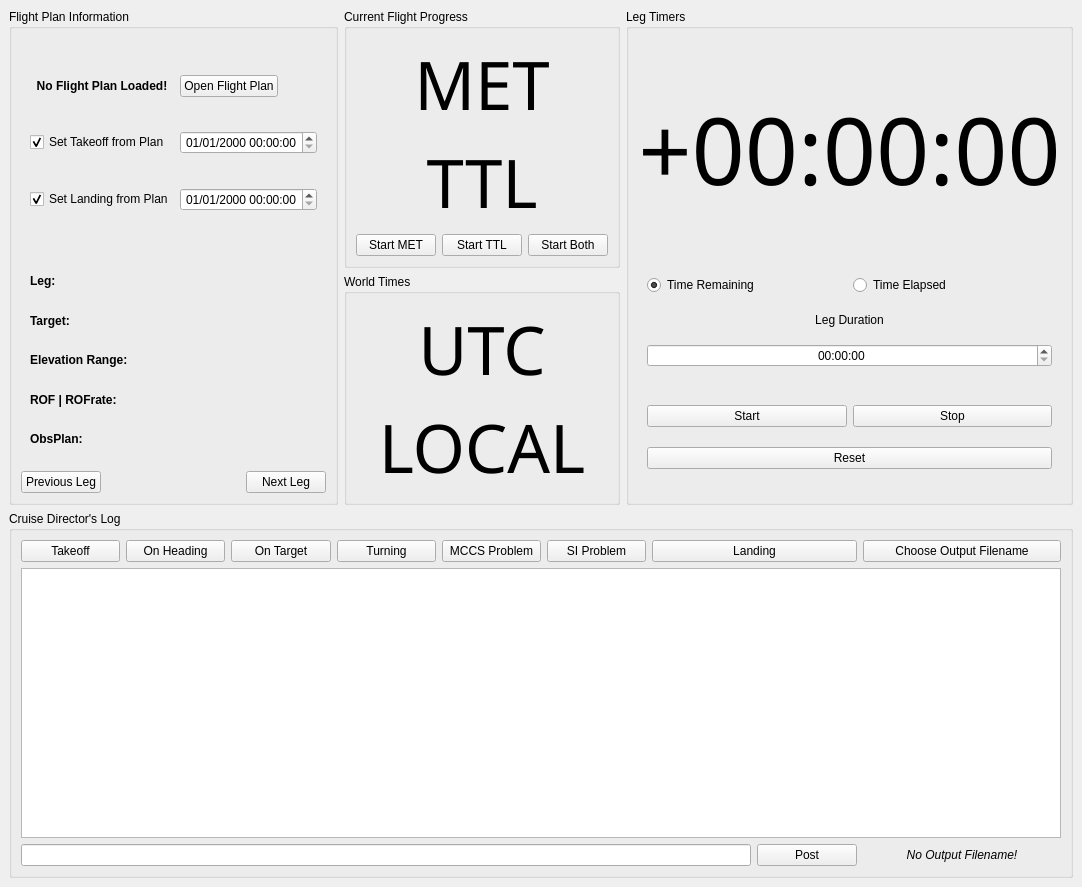
<?xml version="1.0" encoding="UTF-8"?>
<ui version="4.0">
 <class>MainWindow</class>
 <widget class="QMainWindow" name="MainWindow">
  <property name="geometry">
   <rect>
    <x>0</x>
    <y>0</y>
    <width>1002</width>
    <height>887</height>
   </rect>
  </property>
  <property name="windowTitle">
   <string>SOFIA Science Cruise Director</string>
  </property>
  <widget class="QWidget" name="centralwidget">
   <layout class="QGridLayout" name="gridLayout">
    <item row="0" column="3" rowspan="2" colspan="2">
     <widget class="QGroupBox" name="LegTimers">
      <property name="title">
       <string>Leg Timers</string>
      </property>
      <layout class="QGridLayout" name="gridLayout_2">
       <item row="3" column="0">
        <widget class="QWidget" name="widget" native="true">
         <layout class="QGridLayout" name="gridLayout_8">
          <item row="0" column="1">
           <widget class="QPushButton" name="leg_timer_stop">
            <property name="sizePolicy">
             <sizepolicy hsizetype="Minimum" vsizetype="Fixed">
              <horstretch>0</horstretch>
              <verstretch>0</verstretch>
             </sizepolicy>
            </property>
            <property name="text">
             <string>Stop</string>
            </property>
           </widget>
          </item>
          <item row="1" column="0" colspan="2">
           <widget class="QPushButton" name="leg_timer_reset">
            <property name="text">
             <string>Reset</string>
            </property>
           </widget>
          </item>
          <item row="0" column="0">
           <widget class="QPushButton" name="leg_timer_start">
            <property name="sizePolicy">
             <sizepolicy hsizetype="Minimum" vsizetype="Fixed">
              <horstretch>0</horstretch>
              <verstretch>0</verstretch>
             </sizepolicy>
            </property>
            <property name="text">
             <string>Start</string>
            </property>
           </widget>
          </item>
         </layout>
        </widget>
       </item>
       <item row="2" column="0">
        <widget class="QWidget" name="widget_2" native="true">
         <layout class="QGridLayout" name="gridLayout_9">
          <item row="0" column="0">
           <widget class="QRadioButton" name="time_select_remaining">
            <property name="text">
             <string>Time Remaining</string>
            </property>
            <property name="checked">
             <bool>true</bool>
            </property>
           </widget>
          </item>
          <item row="0" column="1">
           <widget class="QRadioButton" name="time_select_elapsed">
            <property name="text">
             <string>Time Elapsed</string>
            </property>
            <property name="checked">
             <bool>false</bool>
            </property>
           </widget>
          </item>
          <item row="3" column="0" colspan="2">
           <widget class="QTimeEdit" name="leg_duration">
            <property name="font">
             <font>
              <weight>50</weight>
              <bold>false</bold>
             </font>
            </property>
            <property name="toolTip">
             <string>HH:MM:SS</string>
            </property>
            <property name="alignment">
             <set>Qt::AlignCenter</set>
            </property>
            <property name="dateTime">
             <datetime>
              <hour>0</hour>
              <minute>0</minute>
              <second>0</second>
              <year>2000</year>
              <month>1</month>
              <day>1</day>
             </datetime>
            </property>
            <property name="currentSection">
             <enum>QDateTimeEdit::HourSection</enum>
            </property>
            <property name="displayFormat">
             <string>hh:mm:ss</string>
            </property>
            <property name="timeSpec">
             <enum>Qt::LocalTime</enum>
            </property>
           </widget>
          </item>
          <item row="2" column="0" colspan="2">
           <widget class="QLabel" name="txt_leg_duration">
            <property name="text">
             <string>Leg Duration</string>
            </property>
            <property name="alignment">
             <set>Qt::AlignCenter</set>
            </property>
           </widget>
          </item>
         </layout>
        </widget>
       </item>
       <item row="0" column="0" rowspan="2">
        <widget class="QLabel" name="txt_leg_timer">
         <property name="font">
          <font>
           <family>Digital-7</family>
           <pointsize>70</pointsize>
          </font>
         </property>
         <property name="text">
          <string>+00:00:00</string>
         </property>
         <property name="alignment">
          <set>Qt::AlignCenter</set>
         </property>
        </widget>
       </item>
      </layout>
     </widget>
    </item>
    <item row="0" column="0" rowspan="2" colspan="2">
     <widget class="QGroupBox" name="LegInformation">
      <property name="title">
       <string>Flight Plan Information</string>
      </property>
      <layout class="QGridLayout" name="gridLayout_4">
       <item row="2" column="2">
        <widget class="QPushButton" name="leg_next">
         <property name="sizePolicy">
          <sizepolicy hsizetype="Fixed" vsizetype="Fixed">
           <horstretch>0</horstretch>
           <verstretch>0</verstretch>
          </sizepolicy>
         </property>
         <property name="text">
          <string>Next Leg</string>
         </property>
         <property name="shortcut">
          <string>&gt;, Ctrl+M</string>
         </property>
        </widget>
       </item>
       <item row="2" column="0">
        <widget class="QPushButton" name="leg_previous">
         <property name="sizePolicy">
          <sizepolicy hsizetype="Fixed" vsizetype="Fixed">
           <horstretch>0</horstretch>
           <verstretch>0</verstretch>
          </sizepolicy>
         </property>
         <property name="text">
          <string>Previous Leg</string>
         </property>
         <property name="shortcut">
          <string>&lt;, Ctrl+N</string>
         </property>
        </widget>
       </item>
       <item row="0" column="0" colspan="3">
        <widget class="QWidget" name="widget_3" native="true">
         <property name="sizePolicy">
          <sizepolicy hsizetype="Preferred" vsizetype="Minimum">
           <horstretch>0</horstretch>
           <verstretch>0</verstretch>
          </sizepolicy>
         </property>
         <layout class="QGridLayout">
          <item row="2" column="1">
           <widget class="QDateTimeEdit" name="landing_time">
            <property name="alignment">
             <set>Qt::AlignCenter</set>
            </property>
            <property name="displayFormat">
             <string>MM/dd/yyyy HH:mm:ss</string>
            </property>
           </widget>
          </item>
          <item row="2" column="0">
           <widget class="QCheckBox" name="set_landingFP">
            <property name="text">
             <string>Set Landing from Plan</string>
            </property>
            <property name="checked">
             <bool>true</bool>
            </property>
           </widget>
          </item>
          <item row="1" column="0">
           <widget class="QCheckBox" name="set_takeoffFP">
            <property name="text">
             <string>Set Takeoff from Plan</string>
            </property>
            <property name="checked">
             <bool>true</bool>
            </property>
           </widget>
          </item>
          <item row="1" column="1">
           <widget class="QDateTimeEdit" name="takeoff_time">
            <property name="sizePolicy">
             <sizepolicy hsizetype="Minimum" vsizetype="Fixed">
              <horstretch>0</horstretch>
              <verstretch>0</verstretch>
             </sizepolicy>
            </property>
            <property name="alignment">
             <set>Qt::AlignCenter</set>
            </property>
            <property name="displayFormat">
             <string>MM/dd/yyyy HH:mm:ss</string>
            </property>
           </widget>
          </item>
          <item row="0" column="0">
           <widget class="QLabel" name="flightplan_filename">
            <property name="font">
             <font>
              <weight>75</weight>
              <bold>true</bold>
             </font>
            </property>
            <property name="text">
             <string>No Flight Plan Loaded!</string>
            </property>
            <property name="alignment">
             <set>Qt::AlignCenter</set>
            </property>
           </widget>
          </item>
          <item row="0" column="1">
           <widget class="QPushButton" name="flightplan_openfile">
            <property name="sizePolicy">
             <sizepolicy hsizetype="Fixed" vsizetype="Fixed">
              <horstretch>0</horstretch>
              <verstretch>0</verstretch>
             </sizepolicy>
            </property>
            <property name="text">
             <string>Open Flight Plan</string>
            </property>
            <property name="shortcut">
             <string>Ctrl+O</string>
            </property>
            <property name="autoDefault">
             <bool>true</bool>
            </property>
           </widget>
          </item>
         </layout>
        </widget>
       </item>
       <item row="1" column="0" colspan="3">
        <widget class="QWidget" name="leg_details" native="true">
         <layout class="QGridLayout" name="gridLayout_6">
          <item row="3" column="0">
           <widget class="QLabel" name="txt_elevation">
            <property name="sizePolicy">
             <sizepolicy hsizetype="Fixed" vsizetype="Preferred">
              <horstretch>0</horstretch>
              <verstretch>0</verstretch>
             </sizepolicy>
            </property>
            <property name="font">
             <font>
              <weight>75</weight>
              <bold>true</bold>
             </font>
            </property>
            <property name="text">
             <string>Elevation Range:</string>
            </property>
            <property name="alignment">
             <set>Qt::AlignLeading|Qt::AlignLeft|Qt::AlignVCenter</set>
            </property>
           </widget>
          </item>
          <item row="4" column="1">
           <widget class="QLabel" name="leg_rofrofrt">
            <property name="text">
             <string/>
            </property>
            <property name="textInteractionFlags">
             <set>Qt::LinksAccessibleByMouse|Qt::TextSelectableByKeyboard|Qt::TextSelectableByMouse</set>
            </property>
           </widget>
          </item>
          <item row="3" column="1">
           <widget class="QLabel" name="leg_elevation">
            <property name="text">
             <string/>
            </property>
            <property name="textInteractionFlags">
             <set>Qt::LinksAccessibleByMouse|Qt::TextSelectableByKeyboard|Qt::TextSelectableByMouse</set>
            </property>
           </widget>
          </item>
          <item row="5" column="1">
           <widget class="QLabel" name="leg_obsblock">
            <property name="text">
             <string/>
            </property>
            <property name="textInteractionFlags">
             <set>Qt::LinksAccessibleByMouse|Qt::TextSelectableByKeyboard|Qt::TextSelectableByMouse</set>
            </property>
           </widget>
          </item>
          <item row="1" column="0">
           <widget class="QLabel" name="txt_leg">
            <property name="sizePolicy">
             <sizepolicy hsizetype="Fixed" vsizetype="Preferred">
              <horstretch>0</horstretch>
              <verstretch>0</verstretch>
             </sizepolicy>
            </property>
            <property name="font">
             <font>
              <weight>75</weight>
              <bold>true</bold>
             </font>
            </property>
            <property name="text">
             <string>Leg:</string>
            </property>
            <property name="alignment">
             <set>Qt::AlignLeading|Qt::AlignLeft|Qt::AlignVCenter</set>
            </property>
           </widget>
          </item>
          <item row="4" column="0">
           <widget class="QLabel" name="txt_rof">
            <property name="sizePolicy">
             <sizepolicy hsizetype="Fixed" vsizetype="Preferred">
              <horstretch>0</horstretch>
              <verstretch>0</verstretch>
             </sizepolicy>
            </property>
            <property name="font">
             <font>
              <weight>75</weight>
              <bold>true</bold>
             </font>
            </property>
            <property name="text">
             <string>ROF | ROFrate:</string>
            </property>
            <property name="alignment">
             <set>Qt::AlignLeading|Qt::AlignLeft|Qt::AlignVCenter</set>
            </property>
           </widget>
          </item>
          <item row="1" column="1">
           <widget class="QLabel" name="leg_number">
            <property name="text">
             <string/>
            </property>
            <property name="textInteractionFlags">
             <set>Qt::LinksAccessibleByMouse|Qt::TextSelectableByKeyboard|Qt::TextSelectableByMouse</set>
            </property>
           </widget>
          </item>
          <item row="5" column="0">
           <widget class="QLabel" name="txt_obsplan">
            <property name="sizePolicy">
             <sizepolicy hsizetype="Fixed" vsizetype="Preferred">
              <horstretch>0</horstretch>
              <verstretch>0</verstretch>
             </sizepolicy>
            </property>
            <property name="font">
             <font>
              <weight>75</weight>
              <bold>true</bold>
             </font>
            </property>
            <property name="text">
             <string>ObsPlan:</string>
            </property>
            <property name="alignment">
             <set>Qt::AlignLeading|Qt::AlignLeft|Qt::AlignVCenter</set>
            </property>
           </widget>
          </item>
          <item row="2" column="1">
           <widget class="QLabel" name="leg_target">
            <property name="text">
             <string/>
            </property>
            <property name="textInteractionFlags">
             <set>Qt::LinksAccessibleByMouse|Qt::TextSelectableByKeyboard|Qt::TextSelectableByMouse</set>
            </property>
           </widget>
          </item>
          <item row="2" column="0">
           <widget class="QLabel" name="txt_target">
            <property name="enabled">
             <bool>true</bool>
            </property>
            <property name="sizePolicy">
             <sizepolicy hsizetype="Fixed" vsizetype="Preferred">
              <horstretch>0</horstretch>
              <verstretch>0</verstretch>
             </sizepolicy>
            </property>
            <property name="font">
             <font>
              <weight>75</weight>
              <bold>true</bold>
             </font>
            </property>
            <property name="lineWidth">
             <number>1</number>
            </property>
            <property name="text">
             <string>Target:</string>
            </property>
            <property name="alignment">
             <set>Qt::AlignLeading|Qt::AlignLeft|Qt::AlignVCenter</set>
            </property>
           </widget>
          </item>
         </layout>
        </widget>
       </item>
      </layout>
     </widget>
    </item>
    <item row="0" column="2">
     <widget class="QGroupBox" name="groupBox">
      <property name="title">
       <string>Current Flight Progress</string>
      </property>
      <layout class="QGridLayout" name="gridLayout_7">
       <item row="2" column="0">
        <widget class="QPushButton" name="set_takeoff_time">
         <property name="sizePolicy">
          <sizepolicy hsizetype="Fixed" vsizetype="Fixed">
           <horstretch>0</horstretch>
           <verstretch>0</verstretch>
          </sizepolicy>
         </property>
         <property name="text">
          <string>Start MET</string>
         </property>
        </widget>
       </item>
       <item row="2" column="1">
        <widget class="QPushButton" name="set_landing_time">
         <property name="sizePolicy">
          <sizepolicy hsizetype="Fixed" vsizetype="Fixed">
           <horstretch>0</horstretch>
           <verstretch>0</verstretch>
          </sizepolicy>
         </property>
         <property name="text">
          <string>Start TTL</string>
         </property>
         <property name="checkable">
          <bool>false</bool>
         </property>
         <property name="flat">
          <bool>false</bool>
         </property>
        </widget>
       </item>
       <item row="2" column="2">
        <widget class="QPushButton" name="set_takeofflanding">
         <property name="sizePolicy">
          <sizepolicy hsizetype="Fixed" vsizetype="Fixed">
           <horstretch>0</horstretch>
           <verstretch>0</verstretch>
          </sizepolicy>
         </property>
         <property name="text">
          <string>Start Both</string>
         </property>
        </widget>
       </item>
       <item row="1" column="0" colspan="3">
        <widget class="QLabel" name="txt_ttl">
         <property name="font">
          <font>
           <family>Digital-7</family>
           <pointsize>50</pointsize>
          </font>
         </property>
         <property name="text">
          <string>TTL</string>
         </property>
         <property name="alignment">
          <set>Qt::AlignCenter</set>
         </property>
        </widget>
       </item>
       <item row="0" column="0" colspan="3">
        <widget class="QLabel" name="txt_met">
         <property name="font">
          <font>
           <family>Digital-7</family>
           <pointsize>50</pointsize>
          </font>
         </property>
         <property name="text">
          <string>MET</string>
         </property>
         <property name="alignment">
          <set>Qt::AlignCenter</set>
         </property>
        </widget>
       </item>
      </layout>
     </widget>
    </item>
    <item row="1" column="2">
     <widget class="QGroupBox" name="TimesWorld">
      <property name="title">
       <string>World Times</string>
      </property>
      <layout class="QGridLayout" name="gridLayout_5">
       <item row="0" column="0">
        <widget class="QLabel" name="txt_utc">
         <property name="font">
          <font>
           <family>Digital-7</family>
           <pointsize>50</pointsize>
          </font>
         </property>
         <property name="text">
          <string>UTC</string>
         </property>
         <property name="alignment">
          <set>Qt::AlignCenter</set>
         </property>
        </widget>
       </item>
       <item row="1" column="0">
        <widget class="QLabel" name="txt_localtime">
         <property name="font">
          <font>
           <family>Digital-7</family>
           <pointsize>50</pointsize>
          </font>
         </property>
         <property name="text">
          <string>LOCAL</string>
         </property>
         <property name="alignment">
          <set>Qt::AlignCenter</set>
         </property>
        </widget>
       </item>
      </layout>
     </widget>
    </item>
    <item row="2" column="0" rowspan="3" colspan="5">
     <widget class="QGroupBox" name="Log">
      <property name="title">
       <string>Cruise Director's Log</string>
      </property>
      <layout class="QGridLayout" name="gridLayout_3">
       <item row="0" column="1">
        <widget class="QPushButton" name="log_quick_onheading">
         <property name="text">
          <string>On Heading</string>
         </property>
        </widget>
       </item>
       <item row="0" column="5">
        <widget class="QPushButton" name="log_quick_faultsi">
         <property name="text">
          <string>SI Problem</string>
         </property>
        </widget>
       </item>
       <item row="0" column="0">
        <widget class="QPushButton" name="log_quick_takeoff">
         <property name="text">
          <string>Takeoff</string>
         </property>
        </widget>
       </item>
       <item row="0" column="3">
        <widget class="QPushButton" name="log_quick_turning">
         <property name="text">
          <string>Turning</string>
         </property>
        </widget>
       </item>
       <item row="0" column="4">
        <widget class="QPushButton" name="log_quick_faultmccs">
         <property name="text">
          <string>MCCS Problem</string>
         </property>
        </widget>
       </item>
       <item row="0" column="2">
        <widget class="QPushButton" name="log_quick_ontarget">
         <property name="text">
          <string>On Target</string>
         </property>
        </widget>
       </item>
       <item row="1" column="0" colspan="10">
        <widget class="QTextEdit" name="log_display">
         <property name="sizePolicy">
          <sizepolicy hsizetype="Expanding" vsizetype="Preferred">
           <horstretch>0</horstretch>
           <verstretch>0</verstretch>
          </sizepolicy>
         </property>
         <property name="readOnly">
          <bool>true</bool>
         </property>
         <property name="html">
          <string>&lt;!DOCTYPE HTML PUBLIC &quot;-//W3C//DTD HTML 4.0//EN&quot; &quot;http://www.w3.org/TR/REC-html40/strict.dtd&quot;&gt;
&lt;html&gt;&lt;head&gt;&lt;meta name=&quot;qrichtext&quot; content=&quot;1&quot; /&gt;&lt;style type=&quot;text/css&quot;&gt;
p, li { white-space: pre-wrap; }
&lt;/style&gt;&lt;/head&gt;&lt;body style=&quot; font-family:'.Lucida Grande UI'; font-size:13pt; font-weight:400; font-style:normal;&quot;&gt;
&lt;p style=&quot;-qt-paragraph-type:empty; margin-top:0px; margin-bottom:0px; margin-left:0px; margin-right:0px; -qt-block-indent:0; text-indent:0px;&quot;&gt;&lt;br /&gt;&lt;/p&gt;&lt;/body&gt;&lt;/html&gt;</string>
         </property>
        </widget>
       </item>
       <item row="0" column="8" colspan="2">
        <widget class="QPushButton" name="log_save">
         <property name="text">
          <string>Choose Output Filename</string>
         </property>
        </widget>
       </item>
       <item row="0" column="6" colspan="2">
        <widget class="QPushButton" name="log_quick_landing">
         <property name="text">
          <string>Landing</string>
         </property>
        </widget>
       </item>
       <item row="2" column="0" colspan="7">
        <widget class="QLineEdit" name="log_inputline"/>
       </item>
       <item row="2" column="7">
        <widget class="QPushButton" name="log_post">
         <property name="sizePolicy">
          <sizepolicy hsizetype="Minimum" vsizetype="Fixed">
           <horstretch>0</horstretch>
           <verstretch>0</verstretch>
          </sizepolicy>
         </property>
         <property name="text">
          <string>Post</string>
         </property>
        </widget>
       </item>
       <item row="2" column="8" colspan="2">
        <widget class="QLabel" name="txt_logoutputname">
         <property name="font">
          <font>
           <italic>true</italic>
          </font>
         </property>
         <property name="text">
          <string>No Output Filename!</string>
         </property>
         <property name="alignment">
          <set>Qt::AlignCenter</set>
         </property>
         <property name="textInteractionFlags">
          <set>Qt::LinksAccessibleByMouse|Qt::TextSelectableByKeyboard|Qt::TextSelectableByMouse</set>
         </property>
        </widget>
       </item>
      </layout>
     </widget>
    </item>
   </layout>
  </widget>
 </widget>
 <resources/>
 <connections/>
</ui>
